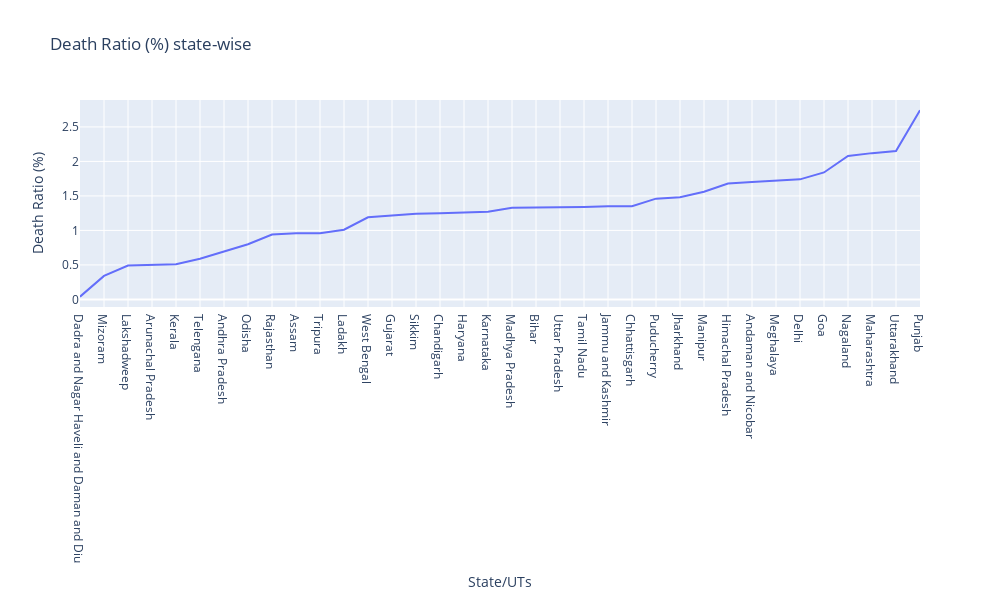

The code cell stored with this chart in its notebook:
### Code cell
df.sort_values('Death Ratio (%)',inplace=True)
fig=plty.line(df,x='State/UTs',y='Death Ratio (%)',title='Death Ratio (%) state-wise')
fig.update_traces(textposition='top center')
fig.update_layout(uniformtext_minsize=8, uniformtext_mode='hide', width =1000 , height = 600)
fig.show()

### Figure 1 — Plotly figure (JSON) as saved in the notebook; plotly's stock layout.template omitted (floating-point values rounded to 4 significant figures)
{"data": [{"hovertemplate": "State/UTs=%{x}<br>Death Ratio (%)=%{y}<extra></extra>", "legendgroup": "", "line": {"color": "#636efa", "dash": "solid"}, "marker": {"symbol": "circle"}, "mode": "lines", "name": "", "orientation": "v", "showlegend": false, "textposition": "top center", "type": "scatter", "x": ["Dadra and Nagar Haveli and Daman and Diu", "Mizoram", "Lakshadweep", "Arunachal Pradesh", "Kerala", "Telengana", "Andhra Pradesh", "Odisha", "Rajasthan", "Assam", "Tripura", "Ladakh", "West Bengal", "Gujarat", "Sikkim", "Chandigarh", "Haryana", "Karnataka", "Madhya Pradesh", "Bihar", "Uttar Pradesh", "Tamil Nadu", "Jammu and Kashmir", "Chhattisgarh", "Puducherry", "Jharkhand", "Manipur", "Himachal Pradesh", "Andaman and Nicobar", "Meghalaya", "Delhi", "Goa", "Nagaland", "Maharashtra", "Uttarakhand", "Punjab"], "xaxis": "x", "y": [0.04, 0.34, 0.49, 0.5, 0.51, 0.59, 0.69, 0.8, 0.94, 0.96, 0.96, 1.01, 1.19, 1.22, 1.24, 1.25, 1.26, 1.27, 1.33, 1.33, 1.34, 1.34, 1.35, 1.35, 1.46, 1.48, 1.56, 1.68, 1.7, 1.72, 1.74, 1.84, 2.08, 2.12, 2.15, 2.74], "yaxis": "y"}], "layout": {"height": 600, "legend": {"tracegroupgap": 0}, "title": {"text": "Death Ratio (%) state-wise"}, "uniformtext": {"minsize": 8, "mode": "hide"}, "width": 1000, "xaxis": {"anchor": "y", "domain": [0, 1], "title": {"text": "State/UTs"}}, "yaxis": {"anchor": "x", "domain": [0, 1], "title": {"text": "Death Ratio (%)"}}}}
